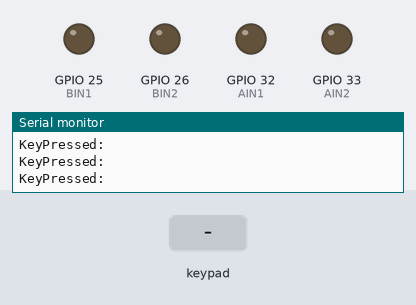
Simulated run of this sketch. Board: ESP32. Parts: output pins drawn as LEDs (lit = HIGH), the last lines printed to the serial monitor. Inputs (shaded band) come from the test bench.

Above: at 1.2 s.
1.3 s: key 'U' pressed
At 2.2 s:
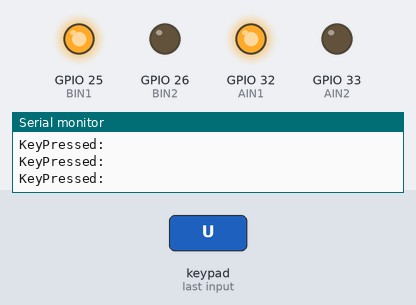
2.8 s: key 'D' pressed
At 3.5 s:
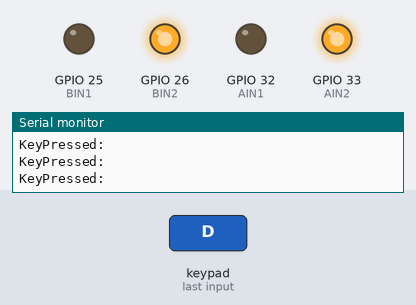
4.3 s: key 'L' pressed
At 4.9 s:
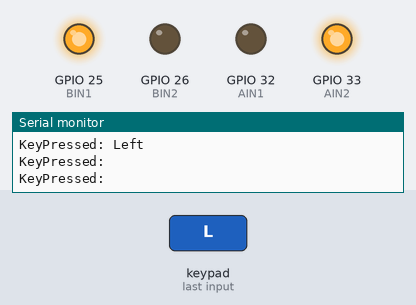
5.8 s: key 'R' pressed
At 6.3 s:
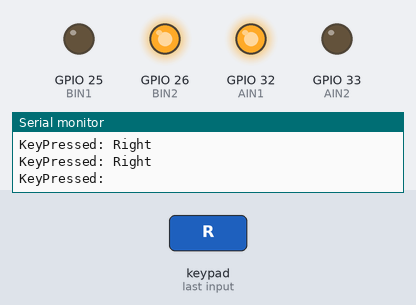
7.3 s: key 'S' pressed
At 7.7 s:
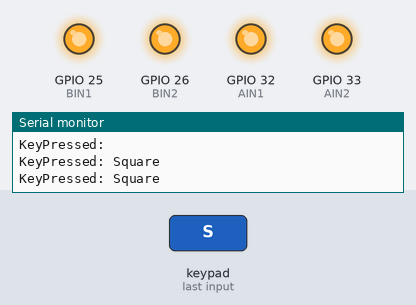
Timing chart, 0 to 9.8 s (numbered marks = the images above; inputs shaded):
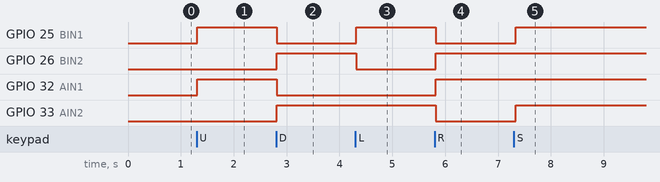

Measured:
- after the input at 1.3 s, GPIO 25 (BIN1), GPIO 32 (AIN1): LOW → HIGH at once
- after the input at 2.8 s, GPIO 25 (BIN1), GPIO 32 (AIN1): HIGH → LOW at once; GPIO 26 (BIN2), GPIO 33 (AIN2): LOW → HIGH at once
- after the input at 4.3 s, GPIO 25 (BIN1): LOW → HIGH at once; GPIO 26 (BIN2): HIGH → LOW at once
- after the input at 5.8 s, GPIO 25 (BIN1), GPIO 33 (AIN2): HIGH → LOW at once; GPIO 26 (BIN2), GPIO 32 (AIN1): LOW → HIGH at once
- after the input at 7.3 s, GPIO 25 (BIN1), GPIO 33 (AIN2): LOW → HIGH at once

The sketch:

balam2022-gamepad-dabble-test-v2_1.ino
```cpp
/*
 * Código de apoyo para comprender la interacción entre la tarjeta TL32i, la aplicación
 * de Dabble (para implementación del gamepad) y el BALAM Kit de Robótica 2022.
 *
 * Desarrollo por Oscar Rodas / Tesla Lab / Universidad Galileo
 * Mayo 2022
 */


#define CUSTOM_SETTINGS
#define INCLUDE_GAMEPAD_MODULE
#include <DabbleESP32.h>
#include <analogWrite.h>


//Definición de pines
#define AIN1 32
#define AIN2 33
#define BIN1 25
#define BIN2 26

int valorPWMLlantas = 100;
int tiempoPruebas = 100;

void setup() {
  // put your setup code here, to run once:
  Serial.begin(115200);      // make sure your Serial Monitor is also set at this baud rate.
  Dabble.begin("balam2022-ORH");       //set bluetooth name of your device

  pinMode(AIN1,OUTPUT);
  pinMode(AIN2,OUTPUT);
  pinMode(BIN1,OUTPUT);
  pinMode(BIN2,OUTPUT);

}

void loop() {
  Dabble.processInput();             //this function is used to refresh data obtained from smartphone.Hence calling this function is mandatory in order to get data properly from your mobile.
  Serial.print("KeyPressed: ");
  if (GamePad.isUpPressed())
  {
    Serial.print("Up");
    digitalWrite(AIN1,HIGH);
    digitalWrite(AIN2,LOW);
    digitalWrite(BIN1,HIGH);
    digitalWrite(BIN2,LOW);
    delay(tiempoPruebas);
  }

  if (GamePad.isDownPressed())
  {
    Serial.print("Down");
    digitalWrite(AIN1,LOW);
    digitalWrite(AIN2,HIGH);
    digitalWrite(BIN1,LOW);
    digitalWrite(BIN2,HIGH);
    delay(tiempoPruebas);
  }

  if (GamePad.isLeftPressed())
  {
    Serial.print("Left");
    digitalWrite(AIN1,LOW);
    digitalWrite(AIN2,HIGH);
    digitalWrite(BIN1,HIGH);
    digitalWrite(BIN2,LOW);
    delay(tiempoPruebas);
  }

  if (GamePad.isRightPressed())
  {
    Serial.print("Right");
    digitalWrite(AIN1,HIGH);
    digitalWrite(AIN2,LOW);
    digitalWrite(BIN1,LOW);
    digitalWrite(BIN2,HIGH);
    delay(tiempoPruebas);
  }

  if (GamePad.isSquarePressed())
  {
    Serial.print("Square");
    digitalWrite(AIN1,HIGH);
    digitalWrite(AIN2,HIGH);
    digitalWrite(BIN1,HIGH);
    digitalWrite(BIN2,HIGH);
    delay(tiempoPruebas);
  }

  if (GamePad.isCirclePressed())
  {
    Serial.print("Circle");
  }

  if (GamePad.isCrossPressed())
  {
    Serial.print("Cross");
  }

  if (GamePad.isTrianglePressed())
  {
    Serial.print("Triangle");
  }

  if (GamePad.isStartPressed())
  {
    Serial.print("Start");
  }

  if (GamePad.isSelectPressed())
  {
    Serial.print("Select");
  }
  Serial.print('\t');
  //imprimirAngulos();
  Serial.println();

  delay(100);
}

void imprimirAngulos (){

  int a = GamePad.getAngle();
  Serial.print("Angle: ");
  Serial.print(a);
  Serial.print('\t');
  int b = GamePad.getRadius();
  Serial.print("Radius: ");
  Serial.print(b);
  Serial.print('\t');
  float c = GamePad.getXaxisData();
  Serial.print("x_axis: ");
  Serial.print(c);
  Serial.print('\t');
  float d = GamePad.getYaxisData();
  Serial.print("y_axis: ");
  Serial.println(d);
}
```
